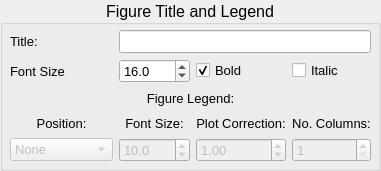
   <widget class="QGroupBox" name="groupBox_4">
    <property name="geometry">
     <rect>
      <x>770</x>
      <y>120</y>
      <width>381</width>
      <height>171</height>
     </rect>
    </property>
    <property name="font">
     <font>
      <family>Arial</family>
      <pointsize>12</pointsize>
     </font>
    </property>
    <property name="title">
     <string>Figure Title and Legend</string>
    </property>
    <property name="alignment">
     <set>Qt::AlignCenter</set>
    </property>
    <widget class="QWidget" name="gridLayoutWidget_2">
     <property name="geometry">
      <rect>
       <x>10</x>
       <y>30</y>
       <width>361</width>
       <height>132</height>
      </rect>
     </property>
     <layout class="QGridLayout" name="gridLayout_2" rowstretch="1,0,0,0,0">
      <item row="3" column="0">
       <widget class="QLabel" name="label_48">
        <property name="font">
         <font>
          <family>Arial</family>
          <pointsize>10</pointsize>
         </font>
        </property>
        <property name="text">
         <string>Position:</string>
        </property>
        <property name="alignment">
         <set>Qt::AlignCenter</set>
        </property>
       </widget>
      </item>
      <item row="4" column="2">
       <widget class="QDoubleSpinBox" name="sbFigPlotCor">
        <property name="enabled">
         <bool>false</bool>
        </property>
        <property name="font">
         <font>
          <family>Arial</family>
          <pointsize>10</pointsize>
         </font>
        </property>
        <property name="locale">
         <locale language="English" country="UnitedStates"/>
        </property>
        <property name="singleStep">
         <double>0.010000000000000</double>
        </property>
        <property name="value">
         <double>1.000000000000000</double>
        </property>
       </widget>
      </item>
      <item row="4" column="3">
       <widget class="QSpinBox" name="sbFigLegNcol">
        <property name="enabled">
         <bool>false</bool>
        </property>
        <property name="font">
         <font>
          <family>Arial</family>
          <pointsize>10</pointsize>
         </font>
        </property>
        <property name="minimum">
         <number>1</number>
        </property>
       </widget>
      </item>
      <item row="1" column="2">
       <widget class="QCheckBox" name="chbFigTitBold">
        <property name="font">
         <font>
          <family>Arial</family>
          <pointsize>10</pointsize>
         </font>
        </property>
        <property name="text">
         <string>Bold</string>
        </property>
        <property name="checked">
         <bool>true</bool>
        </property>
       </widget>
      </item>
      <item row="2" column="0" colspan="4">
       <widget class="QLabel" name="label_55">
        <property name="font">
         <font>
          <family>Arial</family>
          <pointsize>10</pointsize>
         </font>
        </property>
        <property name="text">
         <string>Figure Legend:</string>
        </property>
        <property name="alignment">
         <set>Qt::AlignCenter</set>
        </property>
       </widget>
      </item>
      <item row="3" column="2">
       <widget class="QLabel" name="label_50">
        <property name="font">
         <font>
          <family>Arial</family>
          <pointsize>10</pointsize>
         </font>
        </property>
        <property name="text">
         <string>Plot Correction:</string>
        </property>
        <property name="alignment">
         <set>Qt::AlignCenter</set>
        </property>
       </widget>
      </item>
      <item row="3" column="3">
       <widget class="QLabel" name="label_51">
        <property name="font">
         <font>
          <family>Arial</family>
          <pointsize>10</pointsize>
         </font>
        </property>
        <property name="text">
         <string>No. Columns:</string>
        </property>
        <property name="alignment">
         <set>Qt::AlignCenter</set>
        </property>
       </widget>
      </item>
      <item row="4" column="1">
       <widget class="QDoubleSpinBox" name="sbFigLegFontSz">
        <property name="enabled">
         <bool>false</bool>
        </property>
        <property name="font">
         <font>
          <family>Arial</family>
          <pointsize>10</pointsize>
         </font>
        </property>
        <property name="locale">
         <locale language="English" country="UnitedStates"/>
        </property>
        <property name="buttonSymbols">
         <enum>QAbstractSpinBox::UpDownArrows</enum>
        </property>
        <property name="decimals">
         <number>1</number>
        </property>
        <property name="singleStep">
         <double>0.100000000000000</double>
        </property>
        <property name="stepType">
         <enum>QAbstractSpinBox::DefaultStepType</enum>
        </property>
        <property name="value">
         <double>10.000000000000000</double>
        </property>
       </widget>
      </item>
      <item row="0" column="1" colspan="3">
       <widget class="QLineEdit" name="eFigTitle">
        <property name="font">
         <font>
          <family>Arial</family>
          <pointsize>10</pointsize>
         </font>
        </property>
       </widget>
      </item>
      <item row="1" column="3">
       <widget class="QCheckBox" name="chbFigTitIt">
        <property name="font">
         <font>
          <family>Arial</family>
          <pointsize>10</pointsize>
         </font>
        </property>
        <property name="text">
         <string>Italic</string>
        </property>
       </widget>
      </item>
      <item row="4" column="0">
       <widget class="QComboBox" name="cbFigLegPos">
        <property name="enabled">
         <bool>false</bool>
        </property>
        <property name="font">
         <font>
          <family>Arial</family>
          <pointsize>10</pointsize>
         </font>
        </property>
        <item>
         <property name="text">
          <string>None</string>
         </property>
        </item>
        <item>
         <property name="text">
          <string>upper center</string>
         </property>
        </item>
        <item>
         <property name="text">
          <string>center right</string>
         </property>
        </item>
        <item>
         <property name="text">
          <string>lower center</string>
         </property>
        </item>
       </widget>
      </item>
      <item row="3" column="1">
       <widget class="QLabel" name="label_49">
        <property name="font">
         <font>
          <family>Arial</family>
          <pointsize>10</pointsize>
         </font>
        </property>
        <property name="text">
         <string>Font Size:</string>
        </property>
        <property name="alignment">
         <set>Qt::AlignCenter</set>
        </property>
       </widget>
      </item>
      <item row="1" column="0">
       <widget class="QLabel" name="label_47">
        <property name="font">
         <font>
          <family>Arial</family>
          <pointsize>10</pointsize>
         </font>
        </property>
        <property name="text">
         <string>Font Size</string>
        </property>
       </widget>
      </item>
      <item row="0" column="0">
       <widget class="QLabel" name="label_45">
        <property name="font">
         <font>
          <family>Arial</family>
          <pointsize>10</pointsize>
         </font>
        </property>
        <property name="text">
         <string>Title:</string>
        </property>
       </widget>
      </item>
      <item row="1" column="1">
       <widget class="QDoubleSpinBox" name="sbFigTitSz">
        <property name="font">
         <font>
          <family>Arial</family>
          <pointsize>10</pointsize>
         </font>
        </property>
        <property name="locale">
         <locale language="English" country="UnitedStates"/>
        </property>
        <property name="decimals">
         <number>1</number>
        </property>
        <property name="singleStep">
         <double>0.100000000000000</double>
        </property>
        <property name="value">
         <double>16.000000000000000</double>
        </property>
       </widget>
      </item>
     </layout>
    </widget>
   </widget>
